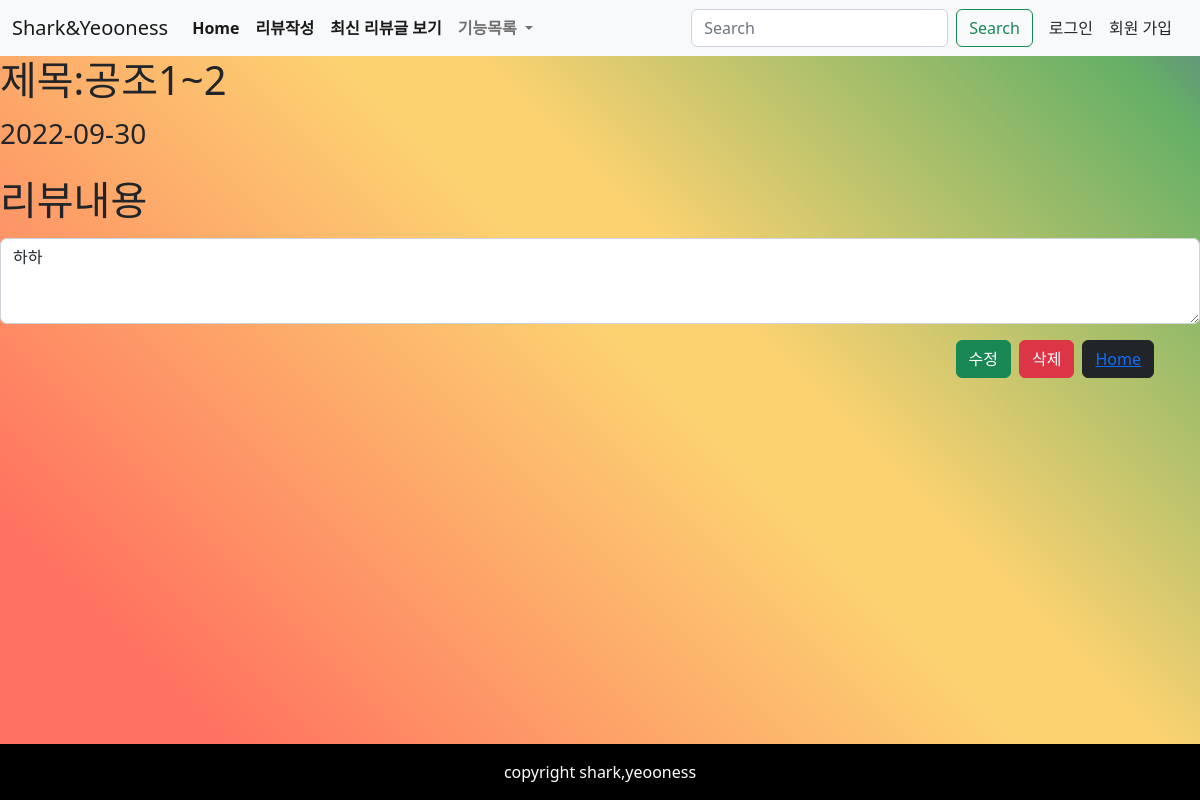
Screenshot of /detail/10 with the database file from the repository.
### Pair1/models.py (models this page shows)
class Review(models.Model):
    title = models.CharField(max_length=80)
    content = models.TextField()
    created_at = models.DateTimeField(auto_now_add=True)
    updated_at = models.DateTimeField(auto_now = True)

### Pair1/views.py (the view)
# urls.py: path("detail/<int:pk>", views.detail, name="detail"),
def detail(request, pk):
    k = Review.objects.get(pk=pk)
    context = {"c": k}
    return render(request, "Pair1/detail.html", context)

### Pair1/templates/pair1/detail.html
{% extends 'Pair1/base.html' %}
{% block content %}
<h1>제목:{{c.title}}</h1>
<p class="fs-3">{{ c.created_at |date:'Y-m-d' }}</p>
<div class="mb-3">
  <label for="exampleFormControlTextarea1" class="form-label fs-1">리뷰내용</label>
  <textarea class="form-control" id="exampleFormControlTextarea1" rows="3">{{c.content}}</textarea>
</div>
<div class="container d-flex justify-content-end">
  <a href="{% url 'Pair1:edit' c.pk %}"><button type="button" class="btn btn-success mx-1">수정</button></a>
  <a href="{% url 'Pair1:delete' c.pk %}"><button type="button" class="btn btn-danger mx-1">삭제</button></a>
  <a href="{% url 'Pair1:index1' c.pk %}"><button type="button" class="btn btn-dark mx-1">Home</a>
</div>
{% endblock %}

### Pair1/templates/pair1/base.html (style rules this page uses)
body, html { width: 100%; height: 100%; overflow: hidden; background: rgba(255, 114, 96, 1); background: linear-gradient(45deg, rgba(255, 114, 96, 1) 0%, rgba(255, 114, 96, 1) 14%, rgba(252, 210, 113, 1) 54%, rgba(252, 210, 113, 1) 61%, rgba(102, 176, 102, 1) 93%, rgba(96, 135, 134, 1) 100%); }

### rows the page displays
Review: title "공조1~2", created_at "2022-09-30", content "하하"
